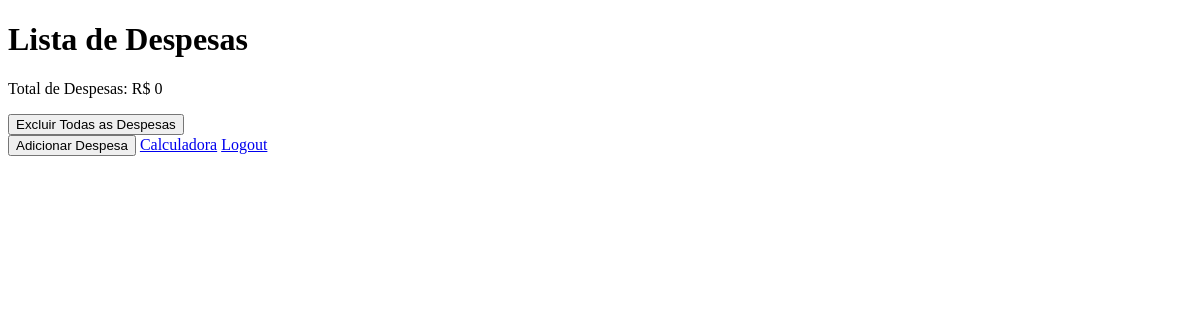
The app's page / (signed in), older data.
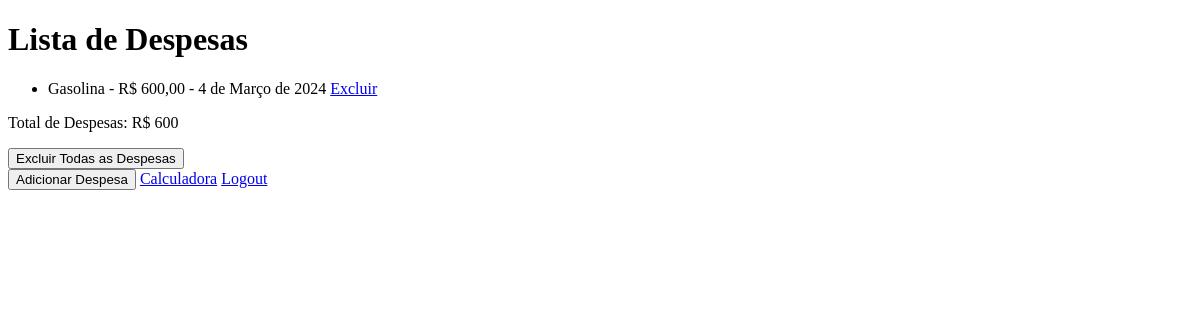
The same page, newer data.
### expenses/models.py (models this page shows, shortened)
class Expense(models.Model):
    title = models.CharField(max_length=100, verbose_name='Título')
    amount = models.DecimalField(max_digits=10, decimal_places=2, verbose_name='Valor')
    date = models.DateField(verbose_name='Data')
    user = models.ForeignKey(User, on_delete=models.CASCADE)
    class Meta:
        verbose_name = 'Despesa'
        verbose_name_plural = 'Despesas'

### expenses/views.py (the view)
# urls.py: path('', expense_list, name='expense_list'),
@login_required
def expense_list(request):
    expenses = Expense.objects.filter(user=request.user)
    total_expenses = expenses.aggregate(total=Sum('amount'))['total'] or 0
    return render(request, 'expenses/expense_list.html', {'expenses': expenses, 'total_expenses': total_expenses})

### expenses/templates/expenses/expense_list.html (shortened to what this page needs)
<!DOCTYPE html>
<html lang="pt-br">
<head>
</head>
<body>
    <h1>Lista de Despesas</h1>
    <ul>
        {% for expense in expenses %}
            <li>{{ expense.title }} - R$ {{ expense.amount }} - {{ expense.date }} <a href="{% url 'delete_expense' expense.id %}">Excluir</a></li>
        {% endfor %}
    </ul>
    <p>Total de Despesas: R$ {{ total_expenses }}</p>
    <form action="{% url 'confirm_delete_expenses' %}" method="post">
        <input type="submit" value="Excluir Todas as Despesas">
    </form>
    <button onclick="window.location.href='{% url 'add_expense' %}'">Adicionar Despesa</button>
    <a href="{% url 'calculator' %}">Calculadora</a>
    <a href="{% url 'logout' %}">Logout</a>
</body>
</html>

Row changes from the older to the newer data that the page shows:
added Expense: title "Gasolina", amount "600,00", date "4 de Março de 2024"
Text that changed along with them:
{{ total_expenses }}: "0" → "600"
